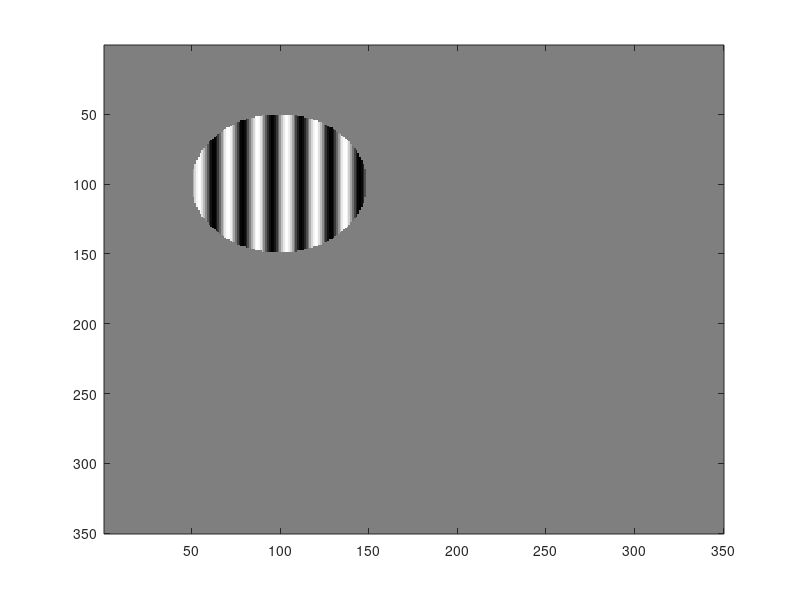

Recreate this plot in MATLAB.
%SineinApeture
%look up sinusoids
clear all
close all

amp=1;
rad=pi;
x=linspace(-pi,pi, 100);
sf=6;
backLum=128.5
sinewave =sin(x * sf)
plot(x,sinewave)

oneM=ones(size(sinewave));
sinewave2D=oneM' * sinewave;
sinewave2D_scaled=((sinewave2D+1)*127.5)+1
image(sinewave2D_scaled) ; 
colormap(gray(256));




image(sinewave2D_scaled);
colormap(gray(256))

[X, Y] =meshgrid(linspace(-pi, pi, 100));
ind=find(X.^2+Y.^2>rad^2);
sinewave2D_scaled(ind)=128.5
image(sinewave2D_scaled);
colormap(gray(256))

%% build the array

naps=2;
sep=50;
bigMatSize=[(naps+1)*sep]+[length(x)*naps];
bigMat= backLum * ones(bigMatSize);
stpt=[sep (sep*2)+length(x)];



bigMat(sep:sep+length(x)-1, sep:sep+length(x)-1)=...
    sinewave2D_scaled;

imagesc(bigMat)
